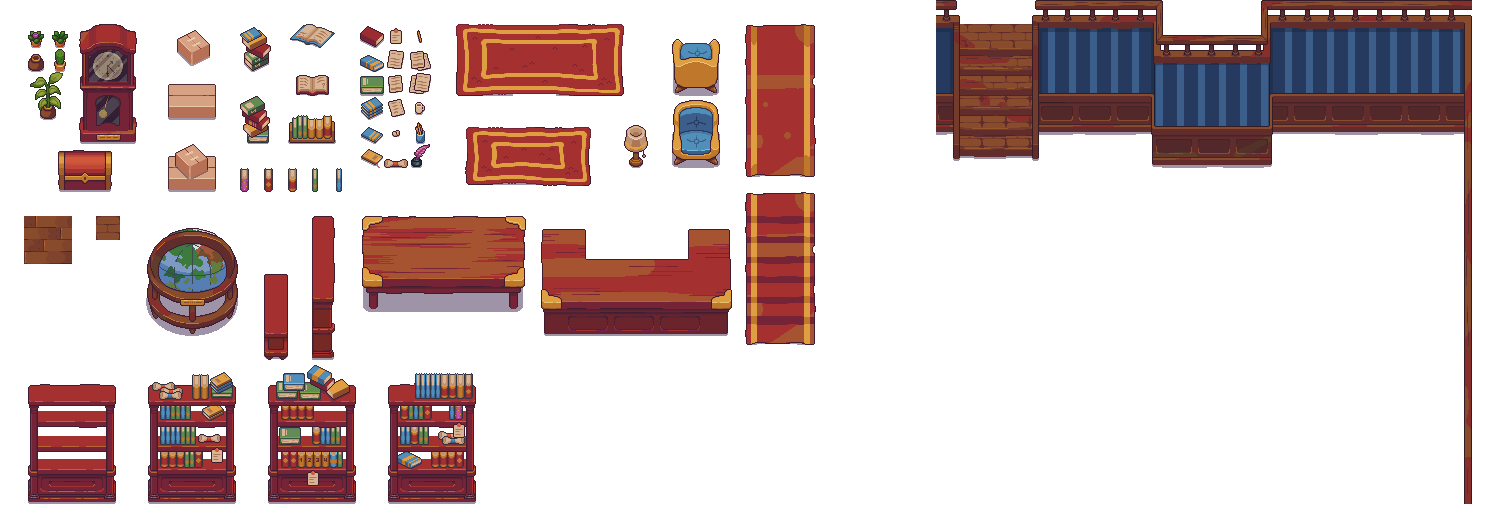
#> input picture assets/libassetpack-tiled.png, 1488 x 528 px, found by its file name
$ python tile_size_analyzer_manual_library.py
#> lines starting #> are read from the running program, lines starting #| are printed output that depends on the picture
#!/usr/bin/env python3
"""
Manual Tile Size Calculator for Library Tileset
Based on visual inspection and mathematical analysis
"""

def analyze_library_tileset_dimensions():
    """
    Analyze the 1488x528 library tileset to determine actual tile size
    """
    width = 1488
    height = 528

    print("=== MANUAL ANALYSIS: Library Tileset (1488x528) ===")
    print(f"Image dimensions: {width}x{height}")

    # Test the detected possible sizes
    possible_sizes = [8, 16, 24, 48]

    print("\n=== Testing Detected Possible Sizes ===")
    for size in possible_sizes:
        cols = width // size
        rows = height // size
        total_tiles = cols * rows
        remainder_x = width % size
        remainder_y = height % size

        print(f"\nTile size {size}x{size}:")
        print(f"  Grid: {cols}x{rows} = {total_tiles} tiles")
        print(f"  Remainder: {remainder_x}x{remainder_y} pixels")
        print(f"  Perfect fit: {'YES' if remainder_x == 0 and remainder_y == 0 else 'NO'}")

        # Calculate what this would mean for furniture pieces
        if size == 16:
            print(f"  → Each furniture piece would be very small (16px)")
        elif size == 24:
            print(f"  → Medium-small furniture pieces (24px)")
        elif size == 48:
            print(f"  → Large furniture pieces (48px)")

    print("\n=== VISUAL ANALYSIS GUIDE ===")
    print("Based on your library image, look for:")
    print("1. Individual books on shelves")
    print("2. Single chair/desk pieces")
    print("3. Small decorative items")
    print("4. Repeating patterns in bookshelves")

    print("\n=== RECOMMENDED APPROACH ===")
    print("1. Check the grid overlay image: libassetpack-tiled_grid_overlay_64px.png")
    print("2. If 64px lines don't align with furniture edges, try smaller sizes")
    print("3. Look at the grandfather clock - it appears to be 1-2 tiles wide")
    print("4. Bookshelves at the bottom appear to be 3-4 tiles wide")

    # Let's make educated guesses based on typical furniture proportions
    print("\n=== EDUCATED GUESS ANALYSIS ===")

    # If we assume large bookshelves are about 96-128px wide (3-4 tiles of 32px)
    # Or 96px wide (2 tiles of 48px)

    # Looking at your original description, items seem detailed
    # 48px would make sense for detailed furniture

    print("Based on furniture complexity and detail level:")
    print("• 48x48px tiles would give you 31x11 grid (341 tiles)")
    print("• This fits well with detailed furniture pieces")
    print("• Large bookshelves would be ~2-3 tiles wide")
    print("• Small items (books, bottles) would be 1 tile")

    return {
        'recommended_size': 48,
        'grid_dimensions': (31, 11),
        'total_tiles': 341,
        'reasoning': 'Best fit for detailed furniture sprites'
    }

def create_test_overlays():
    """Create overlay images for different tile sizes to test"""
    from PIL import Image, ImageDraw
    import os

    image_path = "assets/libassetpack-tiled.png"
    if not os.path.exists(image_path):
        print(f"Image not found: {image_path}")
        return

    image = Image.open(image_path)
#> image is the input picture: PIL image 1488x528 RGBA; mean R, G, B, A 35.8, 19.5, 18.9, 74.5

    test_sizes = [16, 24, 48]

    for size in test_sizes:
        # Create overlay
        overlay = image.copy()
        draw = ImageDraw.Draw(overlay)

        # Draw grid
        width, height = image.size

        # Vertical lines
        for x in range(0, width, size):
            draw.line([(x, 0), (x, height)], fill=(255, 0, 0, 128), width=1)

        # Horizontal lines
        for y in range(0, height, size):
            draw.line([(0, y), (width, y)], fill=(255, 0, 0, 128), width=1)

        output_path = f"assets/libassetpack-tiled_test_grid_{size}px.png"
        overlay.save(output_path)
        print(f"Test grid created: {output_path}")
#> this loop made 3 passes
#> pass 1, in create_test_overlays, `overlay.save(output_path)`:
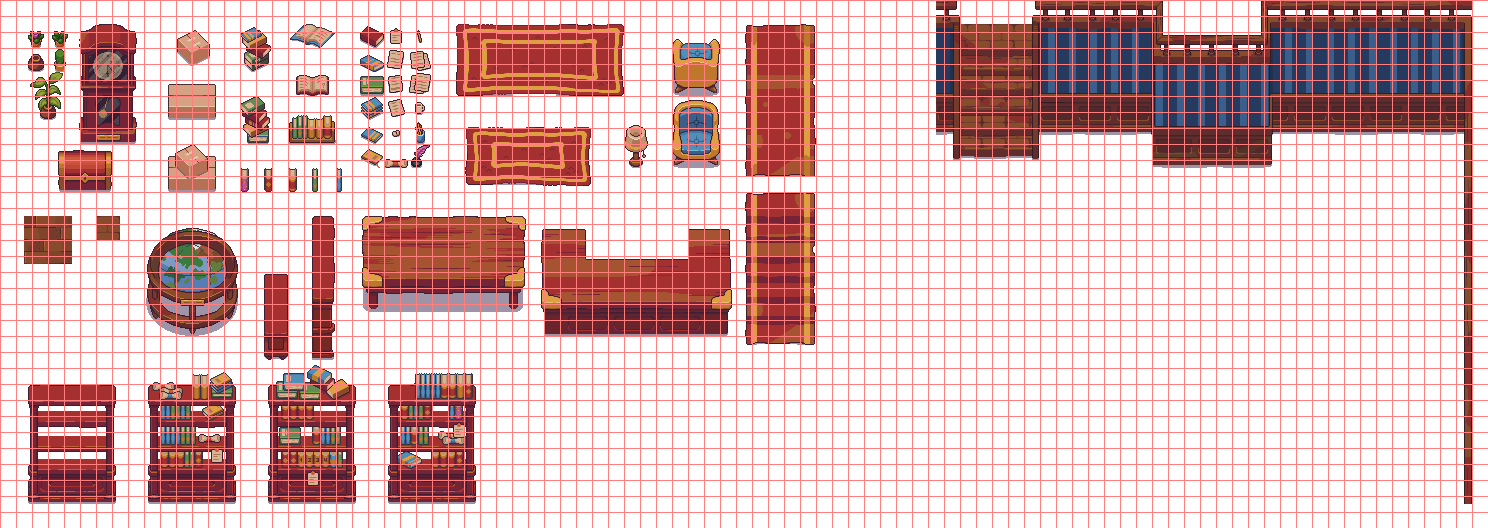
#> saved as libassetpack-tiled_test_grid_16px.png: PIL image 1488x528 RGBA; mean R, G, B, A 62.5, 17.2, 16.7, 81.1; transparent parts drawn white
#> pass 2, in create_test_overlays, `overlay.save(output_path)`:
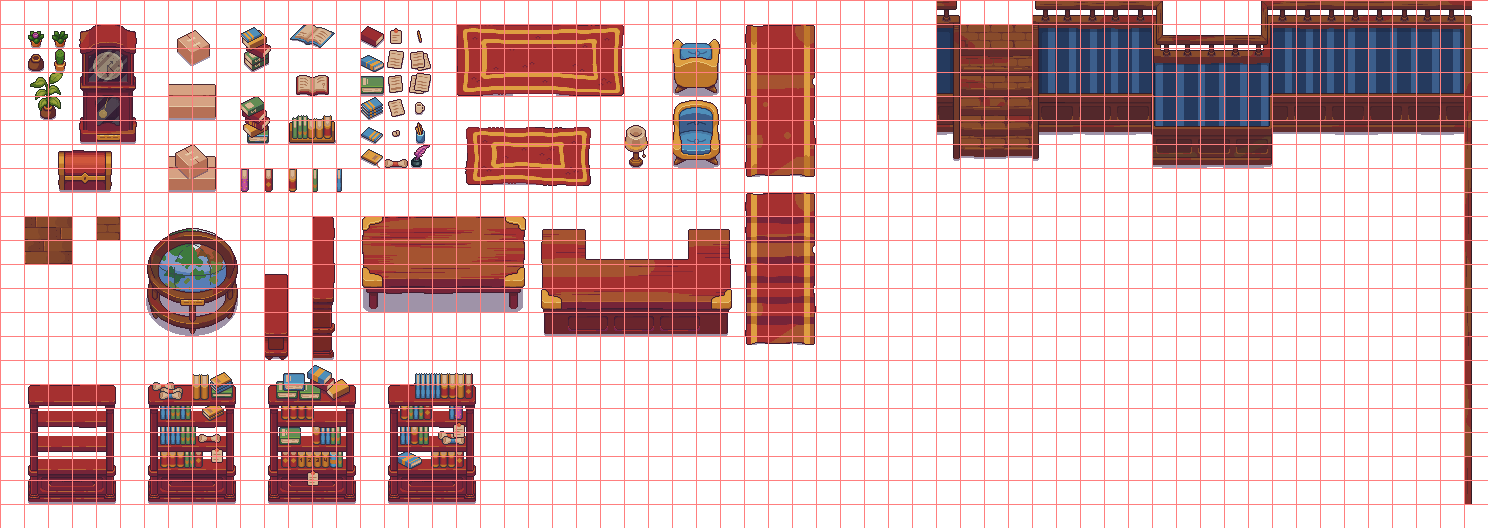
#> saved as libassetpack-tiled_test_grid_24px.png: PIL image 1488x528 RGBA; mean R, G, B, A 54.2, 18.1, 17.5, 79.4; transparent parts drawn white
#> after the loop:
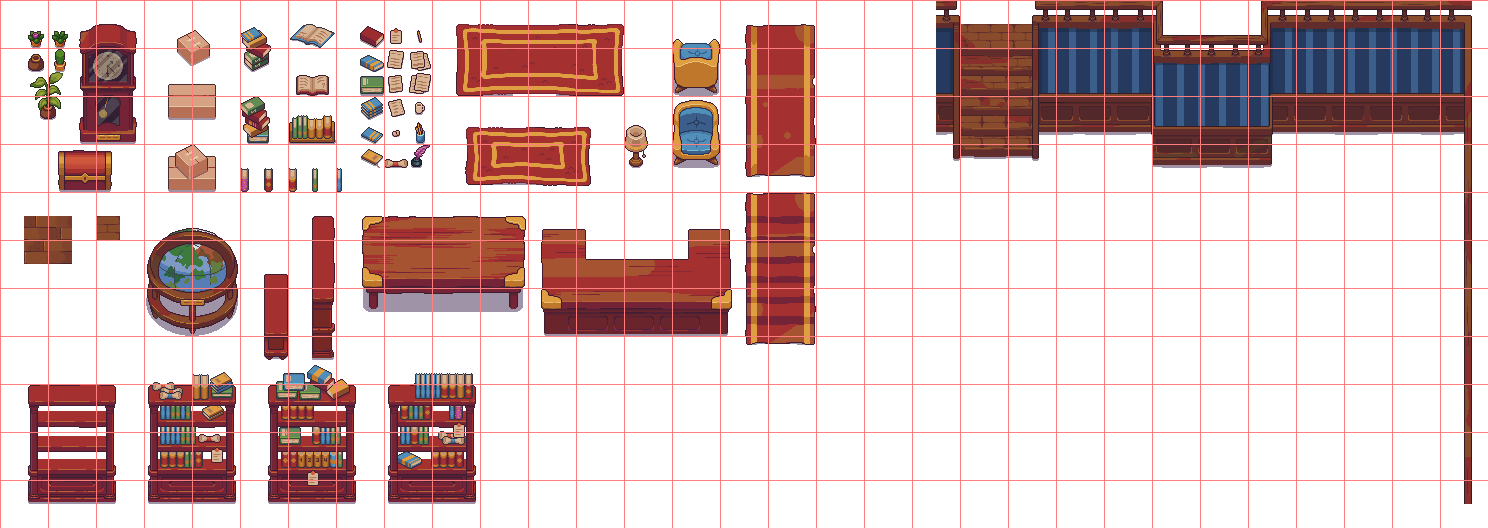
#> overlay: PIL image 1488x528 RGBA; mean R, G, B, A 45.1, 18.8, 18.2, 77; transparent parts drawn white

def generate_tile_mapping_template(tile_size: int = 48):
    """Generate a template for manual tile mapping"""
#> called with tile_size = 48
    width = 1488
    height = 528

    cols = width // tile_size
    rows = height // tile_size

    print(f"\n=== TILE MAPPING TEMPLATE ({tile_size}x{tile_size}) ===")
    print(f"Grid: {cols}x{rows}")
    print("\nTypeScript template:")

    template = f'''// Library Tileset Mapping ({tile_size}x{tile_size} tiles)
export const LIBRARY_TILES = [
  // Row 0 (Top row with small items)'''

    tile_id = 0
    for row in range(min(3, rows)):  # Show first 3 rows as example
        template += f"\n  // Row {row}"
        for col in range(min(10, cols)):  # Show first 10 columns
            x = col * tile_size
            y = row * tile_size
            template += f"\n  {{ id: 'tile_{tile_id:03d}', x: {x}, y: {y}, w: {tile_size}, h: {tile_size} }},"
            tile_id += 1
        template += "\n"

    template += "\n  // ... continue for all tiles\n];"

    print(template)

    return template

if __name__ == "__main__":
    # Run analysis
    result = analyze_library_tileset_dimensions()

    # Create test overlays
    print("\n=== CREATING TEST GRID OVERLAYS ===")
    create_test_overlays()

    # Generate mapping template
    generate_tile_mapping_template(result['recommended_size'])

    print(f"\n=== FINAL RECOMMENDATION ===")
    print(f"Recommended tile size: {result['recommended_size']}x{result['recommended_size']}px")
    print(f"Grid dimensions: {result['grid_dimensions'][0]}x{result['grid_dimensions'][1]}")
    print(f"Total tiles: {result['total_tiles']}")
    print(f"Reasoning: {result['reasoning']}")

    print(f"\n=== NEXT STEPS ===")
    print("1. Check the test grid overlay files:")
    print("   - assets/libassetpack-tiled_test_grid_16px.png")
    print("   - assets/libassetpack-tiled_test_grid_24px.png")
    print("   - assets/libassetpack-tiled_test_grid_48px.png")
    print("2. See which grid aligns best with the furniture edges")
    print("3. Update your TypeScript TILE_SIZE constant accordingly")
